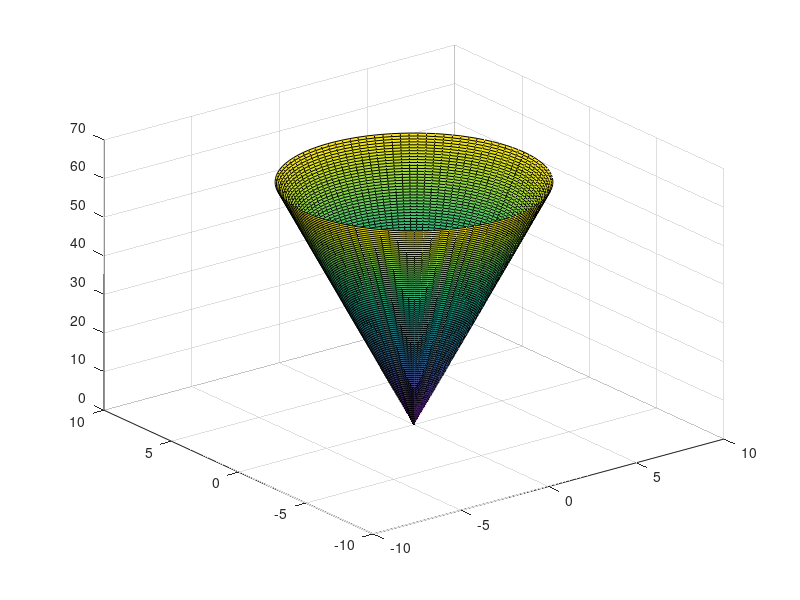

Reproduce this figure in MATLAB.
clc;
close all;
clear vars;

r = linspace(0,2*pi) ;
th = linspace(0,2*pi) ;
[R,T] = meshgrid(r,th) ;
X = R.*cos(T) ;
Y = R.*sin(T) ;
Z = R*10 ;
surf(X,Y,Z)